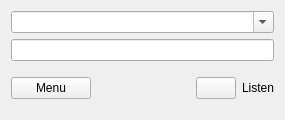
<?xml version="1.0" encoding="UTF-8"?>
<ui version="4.0">
 <class>GUI_Stream</class>
 <widget class="PlayerPluginInterface" name="GUI_Stream">
  <property name="geometry">
   <rect>
    <x>0</x>
    <y>0</y>
    <width>285</width>
    <height>120</height>
   </rect>
  </property>
  <layout class="QGridLayout" name="gridLayout">
   <item row="1" column="0" colspan="3">
    <widget class="Gui::ComboBox" name="combo_stream">
     <property name="focusPolicy">
      <enum>Qt::StrongFocus</enum>
     </property>
     <property name="editable">
      <bool>true</bool>
     </property>
    </widget>
   </item>
   <item row="3" column="0" colspan="3">
    <layout class="QHBoxLayout" name="horizontalLayout">
     <property name="spacing">
      <number>6</number>
     </property>
     <item>
      <widget class="MenuToolButton" name="btn_tool">
       <property name="text">
        <string notr="true">Menu</string>
       </property>
      </widget>
     </item>
     <item>
      <spacer name="horizontalSpacer">
       <property name="focusPolicy">
        <enum>Qt::StrongFocus</enum>
       </property>
       <property name="orientation">
        <enum>Qt::Horizontal</enum>
       </property>
       <property name="sizeHint" stdset="0">
        <size>
         <width>40</width>
         <height>20</height>
        </size>
       </property>
      </spacer>
     </item>
     <item>
      <widget class="QPushButton" name="btn_play">
       <property name="text">
        <string/>
       </property>
      </widget>
     </item>
     <item>
      <widget class="QLabel" name="lab_listen">
       <property name="text">
        <string notr="true">Listen</string>
       </property>
      </widget>
     </item>
    </layout>
   </item>
   <item row="2" column="0" colspan="3">
    <widget class="QLineEdit" name="le_url">
     <property name="focusPolicy">
      <enum>Qt::ClickFocus</enum>
     </property>
    </widget>
   </item>
  </layout>
 </widget>
 <customwidgets>
  <customwidget>
   <class>Gui::ComboBox</class>
   <extends>QComboBox</extends>
   <header>GUI/Utils/Widgets/ComboBox.h</header>
  </customwidget>
  <customwidget>
   <class>MenuToolButton</class>
   <extends>QPushButton</extends>
   <header location="global">GUI/Utils/MenuTool/MenuTool.h</header>
  </customwidget>
  <customwidget>
   <class>PlayerPluginInterface</class>
   <extends>QWidget</extends>
   <header>Interfaces/PlayerPlugin/PlayerPlugin.h</header>
   <container>1</container>
  </customwidget>
 </customwidgets>
 <resources/>
 <connections/>
</ui>
